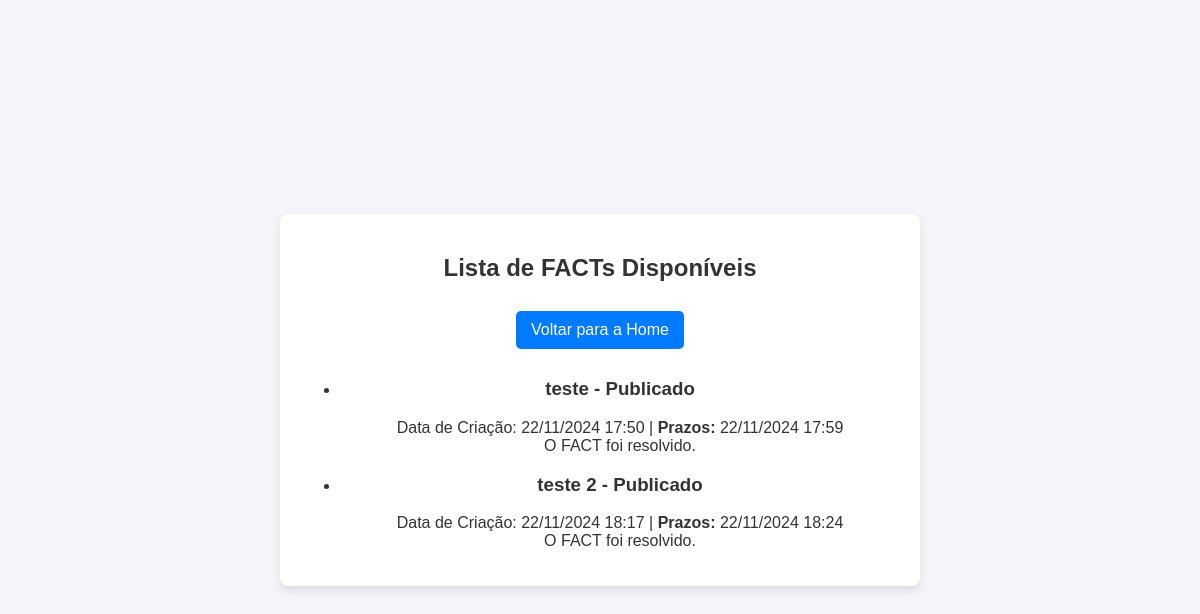
Page /fact/student/ on the committed database.
### fact/models.py (models this page shows, shortened)
class Fact(models.Model):
    title = models.CharField(max_length=200)
    deadline = models.DateTimeField()
    is_draft = models.BooleanField(default=True)
    num_groups = models.PositiveIntegerField()
    is_resolved = models.BooleanField(default=False)  # Indicador de que as notas foram calculadas
    created_at = models.DateTimeField(auto_now_add=True)

### fact/views.py (the view)
# urls.py: path('student/', views.fact_list_student, name='fact_list_student'),
def fact_list_student(request):
    facts = Fact.objects.filter(is_draft=False)  # Apenas FACTs publicados
    return render(request, 'fact/fact_list_student.html', {
        'facts': facts,
        'now': timezone.now()  # Passando a data atual
    })

### fact/templates/fact/fact_list_student.html (shortened to what this page needs)
{% load static %}
<!DOCTYPE html>
<html lang="pt-br">
<head>
    <link rel="stylesheet" href="{% static 'fact/style.css' %}">
</head>
<body>
    <div class="container">
        <h2>Lista de FACTs Disponíveis</h2>
        <a href="{% url 'home' %}" class="btn-back">Voltar para a Home</a>
        <ul>
            {% for fact in facts %}
                <li>
                    <h3>{{ fact.title }} -
                        {% if fact.is_draft %}Rascunho{% else %}Publicado{% endif %}
                    </h3>
                    <span>Data de Criação: {{ fact.created_at|date:"d/m/Y H:i" }}</span> |
                    <span><strong>Prazos:</strong>
                        {% if fact.deadline %}
                            {{ fact.deadline|date:"d/m/Y H:i" }}
                        {% else %}
                            Não definido
                        {% endif %}
                    </span>
                    <br>
                    {% if fact.is_draft %}
                        <span>Este FACT ainda está em rascunho.</span>
                    {% elif fact.is_resolved %}
                        <span class="resolved-message">O FACT foi resolvido.</span>
                    {% else %}
                        {% if fact.deadline and fact.deadline < now %}
                            <span class="expired">Este FACT está expirado. Você não pode mais avaliá-lo.</span>
                        {% else %}
                            <a href="{% url 'submit_fact_response' fact.id %}" class="btn-resolver">Resolver</a>
                        {% endif %}
                    {% endif %}
                </li>
            {% empty %}
                <li><em>Não há FACTs disponíveis.</em></li>
            {% endfor %}
        </ul>
    </div>
</body>
</html>

### fact/static/fact/style.css (style rules this page uses)
body { font-family: Arial, sans-serif; display: flex; justify-content: center; align-items: center; min-height: 100vh; margin: 0; background-color: #f4f4f9; color: #333; }
.container { width: 90%; max-width: 600px; padding: 20px; background-color: #fff; box-shadow: 0 4px 8px rgba(0, 0, 0, 0.1); border-radius: 8px; text-align: center; }
button, .btn-back { background-color: #4CAF50; color: white; padding: 10px 20px; border: none; border-radius: 4px; cursor: pointer; margin-top: 10px; text-decoration: none; }
h2 { color: #333; font-size: 1.5em; }
.btn-back { background-color: #2196F3; margin-bottom: 20px; }

### fact/templates/fact/fact_list_student.html (style rules this page uses)
.btn-back, .btn-resolver { display: inline-block; margin-bottom: 10px; padding: 10px 15px; background-color: #007bff; color: #fff; text-decoration: none; border-radius: 5px; }
.container { margin: 20px; }

### rows in the picture
Fact: title "teste", is_draft "Publicado", created_at "22/11/2024 17:50", deadline "22/11/2024 17:59"
Fact: title "teste 2", is_draft "Publicado", created_at "22/11/2024 18:17", deadline "22/11/2024 18:24"
